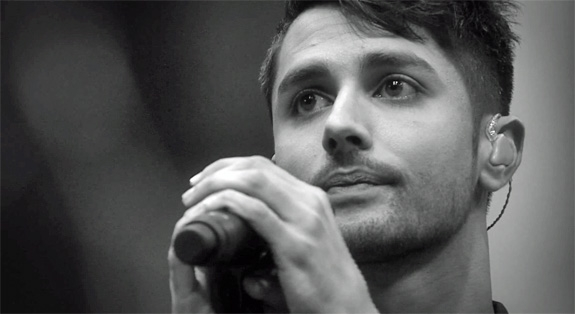
#> input picture Case2/ChiragBilde.jpg, 575 x 314 px, found by its file name
$ python LPF-chirag.py
#> lines starting #> are read from the running program, lines starting #| are printed output that depends on the picture
import numpy as np
import cv2
from matplotlib import pyplot as plt
from skimage.color import rgb2gray

import warnings
warnings.filterwarnings("ignore")

def transform(img, inp):
    img = rgb2gray(img)
    var = inp/2

    replaceValue = 1

    img_float32 = np.float32(img)

    dft = cv2.dft(img_float32, flags = cv2.DFT_COMPLEX_OUTPUT)
    # dft = np.fft.fft2(img)
    dft_shift = np.fft.fftshift(dft)


    rows, cols = img.shape
    crow, ccol = int(rows/2), int(cols/2)     # center

    if var < 0 or var*2 > rows:
        print(f"{inp}px er en ulovlig verdi!\nBlir til at man har igjen {rows-var}px")
        exit(1)


    # create a mask first, center square is 1, remaining all zeros
    mask = np.ones((rows, cols, 2), np.uint8)
    # mask[crow-int(var/2):crow+int(var/2), ccol-int(var/2):ccol+int(var/2)] = replaceValue
    mask[-int((var/10)*rows):, :] = not replaceValue
    mask[:int((var/10)*rows), :] = not replaceValue
    mask[:, -int((var/10)*cols):] = not replaceValue
    mask[:,:int((var/10)*cols)] = not replaceValue
    if var == 0:
        mask[:, :] = replaceValue

    magnitude_spectrum = 20*np.log(cv2.magnitude(dft_shift[:,:,0],dft_shift[:,:,1]))
    masked_magnitude_spectrum = magnitude_spectrum.copy()
    # magnitude_spectrum[crow-var:crow+var, ccol-var:ccol+var] = replaceValue
    # masked_magnitude_spectrum[crow-int(var/2):crow+int(var/2), ccol-int(var/2):ccol+int(var/2)]
    masked_magnitude_spectrum[:int((var/10)*rows), :] = replaceValue
    masked_magnitude_spectrum[-int((var/10)*rows):, :] = replaceValue
    masked_magnitude_spectrum[:,:int((var/10)*cols)] = replaceValue
    masked_magnitude_spectrum[:, -int((var/10)*cols):] = replaceValue
    if var == 0:
        masked_magnitude_spectrum = magnitude_spectrum
    # apply mask and inverse DFT
    fshift = dft_shift*mask
    f_ishift = np.fft.ifftshift(fshift)
    img_back = cv2.idft(f_ishift)
    img_back = cv2.magnitude(img_back[:,:,0],img_back[:,:,1])

    return magnitude_spectrum, mask, masked_magnitude_spectrum, img_back

img = cv2.imread('ChiragBilde.jpg')
#> img is the input picture: shape (314, 575, 3); mean B, G, R 87.6, 87.6, 87.1
# img = cv2.imread('ChiragBilde.jpg',0)
for i in range(11):
    # if not i in [0, 1, 5, 10]:
    #     continue

    magnitude_spectrum, mask, masked_magnitude_spectrum, img_tr = transform(img, i)

    plt.subplot(151)
    plt.imshow(img, cmap='gray', interpolation="none", vmin=0)
    plt.title('Input image'), plt.xticks([]), plt.yticks([])

    plt.subplot(152)
    plt.imshow(magnitude_spectrum, cmap='gray', interpolation="none", vmin=0, vmax=255)
    plt.title('Magnitude\nspectrum'), plt.xticks([]), plt.yticks([])

    plt.subplot(153)
    plt.imshow(mask[:,:,0], cmap='gray', interpolation="none", vmin=0, vmax=1)
    plt.title('Mask'), plt.xticks([]), plt.yticks([])

    plt.subplot(154)
    plt.imshow(masked_magnitude_spectrum, cmap='gray', interpolation="none", vmin=0, vmax=255)
    plt.title('Masked\nmagnitude\nspectrum'), plt.xticks([]), plt.yticks([])

    plt.subplot(155)
    plt.imshow(img_tr, cmap='gray', interpolation="none", vmin=0)
    plt.title('Output image'), plt.xticks([]), plt.yticks([])

    plt.savefig(f'moro2/chirag_{i}0_percent.jpg', format='jpeg', dpi=1200)
    print(f"Lagret nr {i}")
#> this loop made 11 passes
#> pass 1, in transform, `magnitude_spectrum = 20*np.log(cv2.magnitude(dft_shift[:,:,0],dft_shif..`:
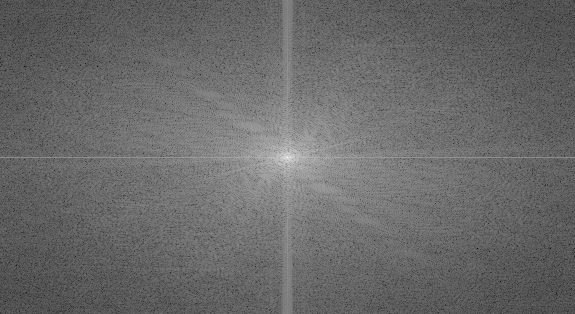
#> magnitude_spectrum: shape (314, 575) float32; min -108.9, max 220.7, mean 27.5; drawn with min black and max white
#> pass 1, `plt.savefig(f'moro2/chirag_{i}0_percent.jpg', format='jpeg', dpi=1200)`:
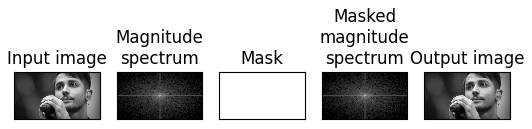
#> figure drawn by matplotlib, 5 panels; B, G, R data is drawn as R, G, B
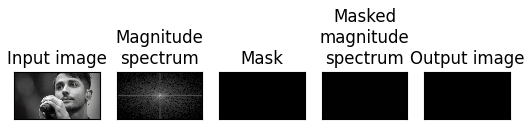
#> figure drawn by matplotlib, 5 panels; B, G, R data is drawn as R, G, B

$ run again, with Case2/Dhoni-dive_165121_730x419-m.jpg copied over Case2/ChiragBilde.jpg
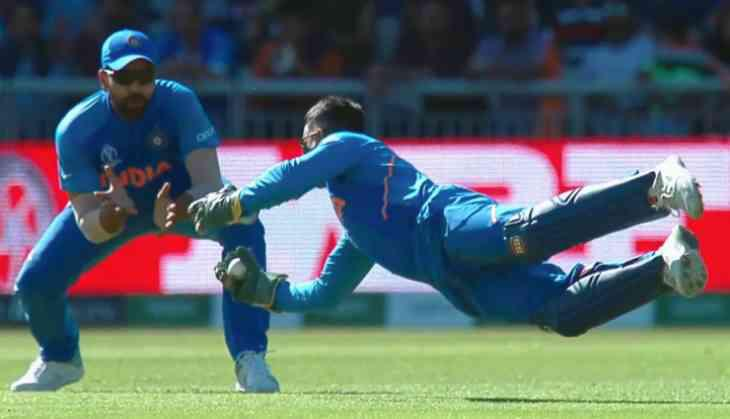
#> input picture Case2/Dhoni-dive_165121_730x419-m.jpg, 730 x 419 px, found by its file name
#> img is the input picture: shape (419, 730, 3); mean B, G, R 106.3, 104.1, 91.5
#> the loop `for i in range(11):` made 11 passes
#> pass 1, in transform, `img = rgb2gray(img)`:
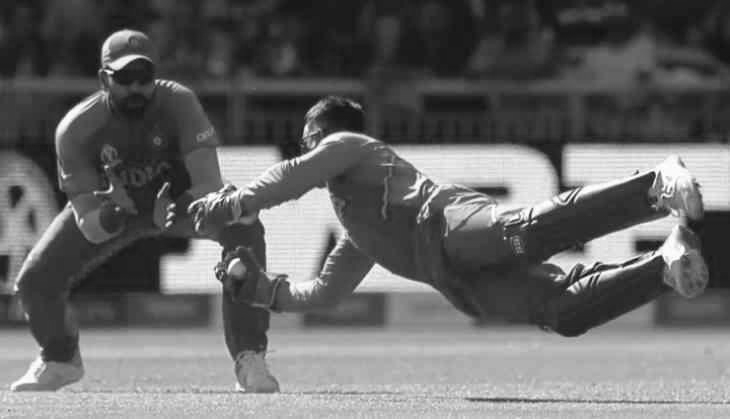
#> img: shape (419, 730) float64; min 0.0427, max 0.999, mean 0.406
#> pass 1, in transform, `magnitude_spectrum = 20*np.log(cv2.magnitude(dft_shift[:,:,0],dft_shif..`:
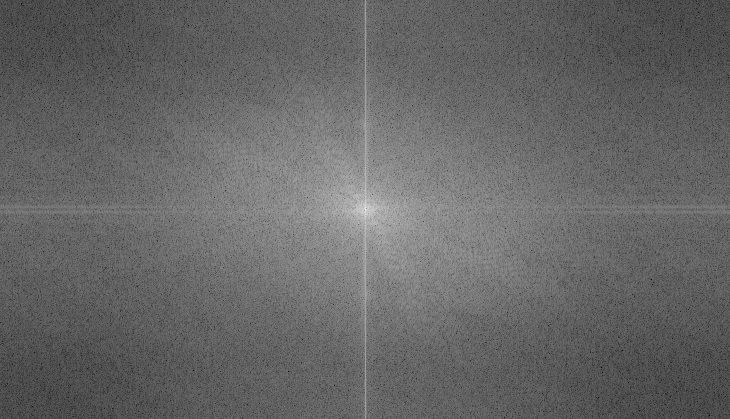
#> magnitude_spectrum: shape (419, 730) float32; min -100.3, max 234.6, mean 34.6; drawn with min black and max white
